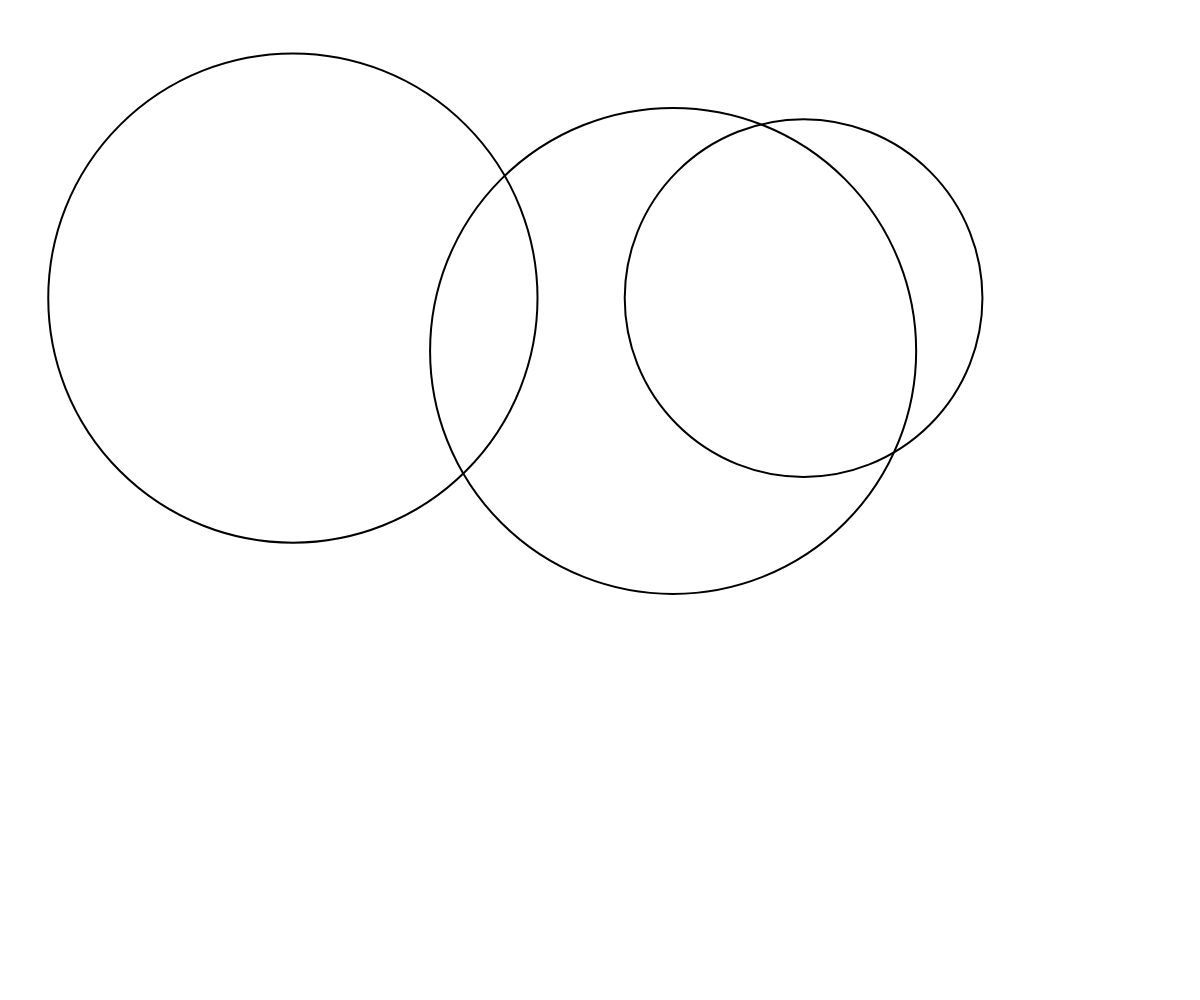
Frame 1 (no input)
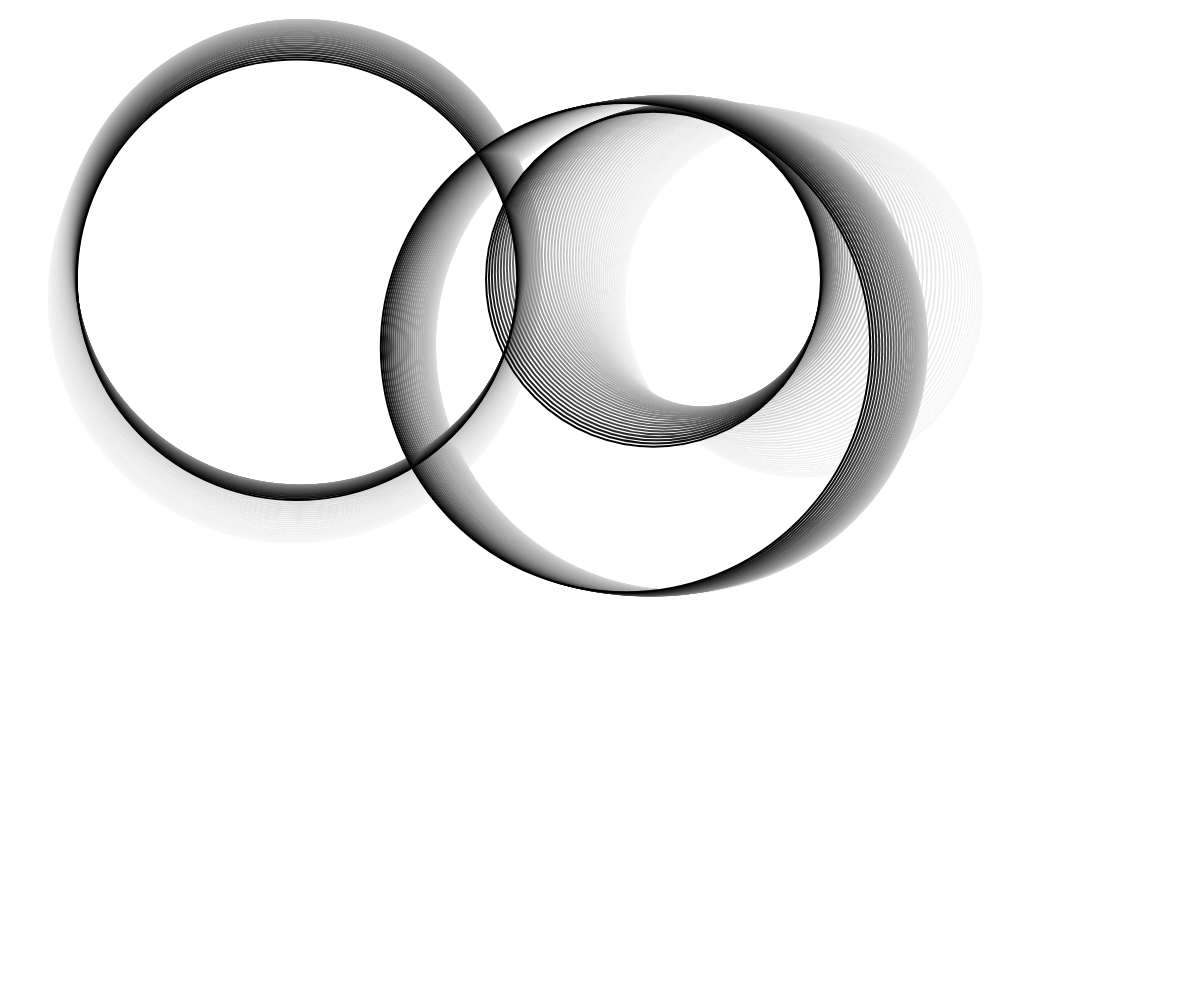
Frame 60 (no input)
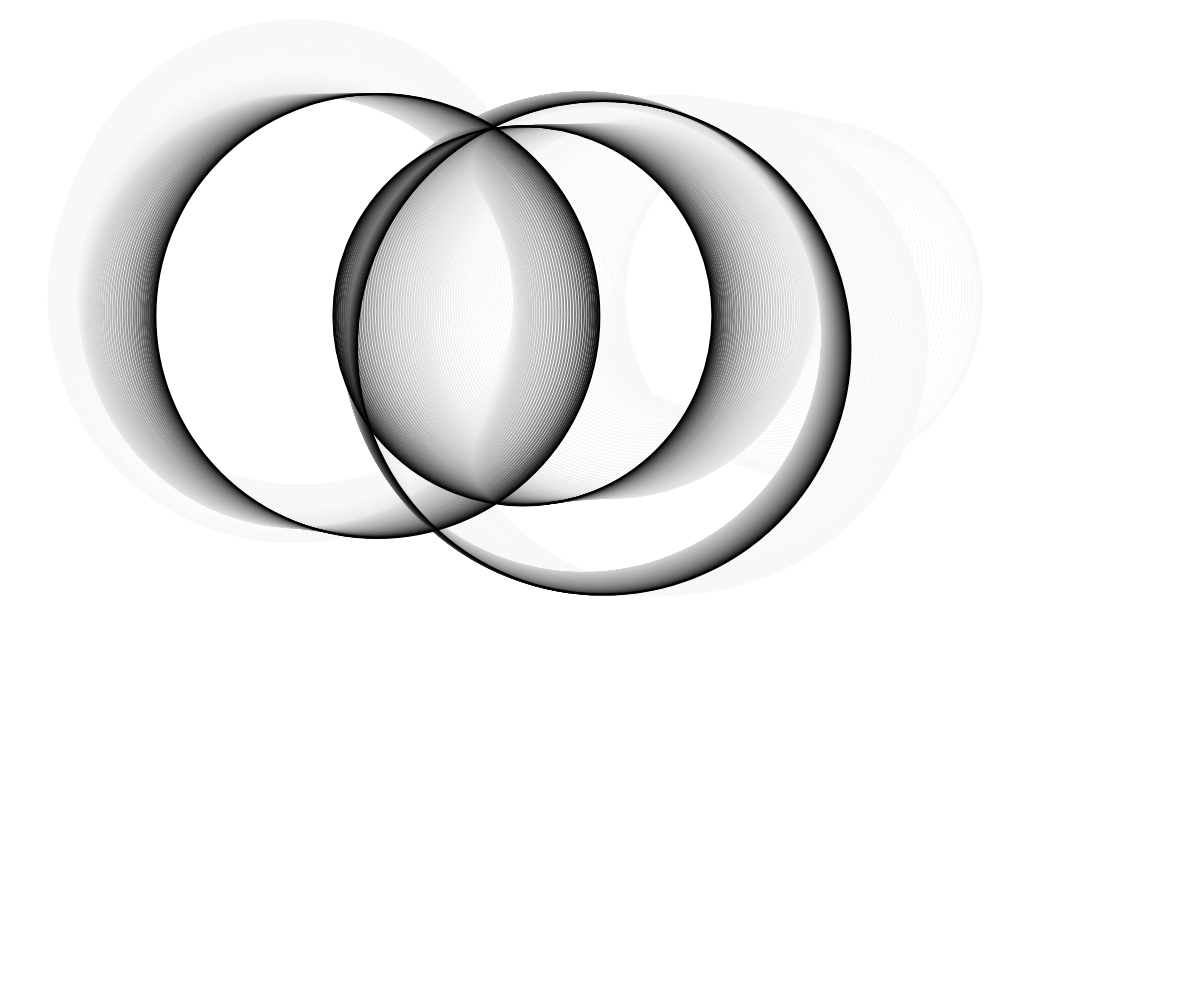
Frame 120 (the mouse pressed at the canvas centre since frame 60)

The p5.js sketch that drew these frames (run headless with seeded random() and noise() and a simulated clock; from frame 60 on, the mouse is pressed at the canvas centre):

// p5.js sketch
// ── sketch.js
let t;
let increment = 0.001; 

function setup() {
  createCanvas(windowWidth, windowHeight);
  strokeWeight(2);
  stroke(0);
  noFill();
  t = 0;
}

function draw() {
  background(255, 15);

  // TODO: Call the makeCircle() function with 4 for xPos, 50 for yPos and 600 for circleSize
  makeCircle(4, 50, 600);

  // TODO: Call the makeCircle() function with 0 for xPos, 200 for yPos and 200 for circleSize
  makeCircle(0, 200, 200);

  // TODO: Call the makeCircle() function with 100 for xPos, 200 for yPos and 1 for circleSize
  makeCircle(100, 200, 1);
}

function makeCircle(xPos, yPos, circleSize) { 
  let x = width * noise(t + xPos);
  let y = height * noise(t + yPos);
  let size = width * noise(t + circleSize);

  ellipse(x, y, size, size);

  t += increment;
}
